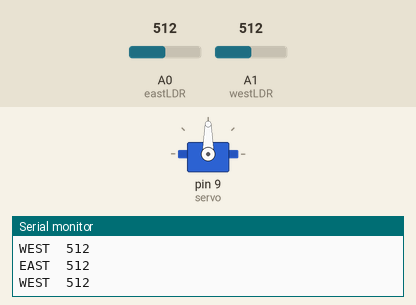
Simulated run of this sketch. Board: Arduino Uno, built with avr-gcc and run on an emulated ATmega328P. Parts: servo, the last lines printed to the serial monitor. The inputs (shaded band) are chosen by the test bench; at power-on: A0 (eastLDR) = 512, A1 (westLDR) = 512.

Above: at 1.2 s.
1.3 s: A0 (eastLDR) set to 540
At 1.88 s:
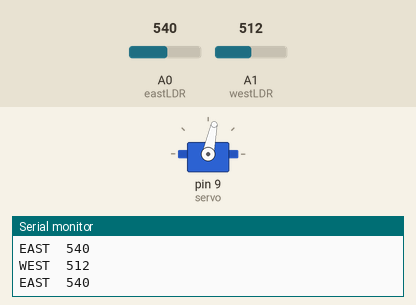
4.3 s: A0 (eastLDR) set to 507
At 4.3 s:
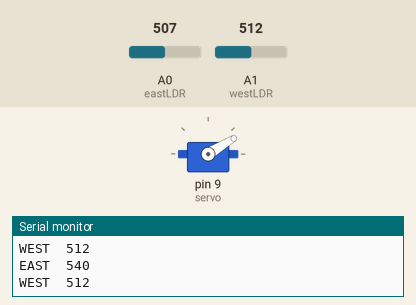
5.8 s: A0 (eastLDR) set to 482
At 6.39 s:
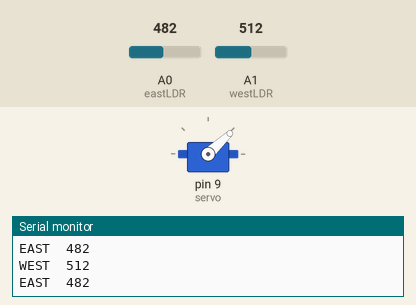
8.8 s: A0 (eastLDR) set to 511
At 8.8 s:
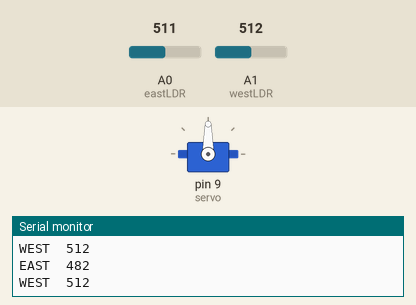
10.3 s: A1 (westLDR) set to 540
At 13.1 s:
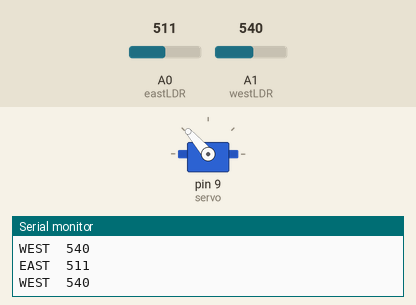
13.3 s: A1 (westLDR) set to 306
At 13.9 s:
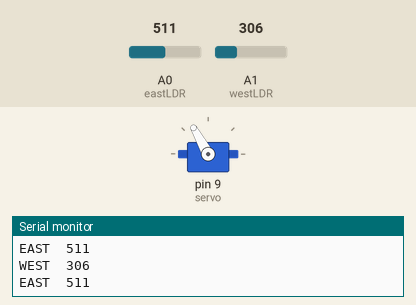
Timing chart, 0 to 17.3 s (numbered marks = the images above; inputs shaded):
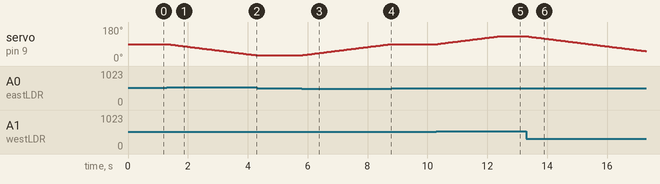

The sketch:

smart_solar_plane.ino
```cpp
#include <Servo.h>
Servo servo ;

int eastLDR = 0;
int westLDR = 1;
int east = 0;
int west = 0;
int error = 0;
int calibration = 600;
int servoposition = 90;

void setup()
{
  servo.attach(9);
  Serial.begin(9600);
}

void loop(){

  east = analogRead(eastLDR);
  west = analogRead(westLDR);
  Serial.print("EAST"); Serial.print("\t");
  Serial.println(east);
  Serial.print("WEST"); Serial.print("\t");
  Serial.println(west);

  if (east > 600 && west > 600)
  {
	  while (servoposition <= 130)
    {
  	servoposition++;
  	servo.write(servoposition);
  	delay(50);
	  }
  }
  error = east - west;
  if (error > 15)
  {
	  if (servoposition >= 30)
	  {
  	servoposition--;
  	servo.write(servoposition);
	  }
  }
  else if (error < -15)
  {
	if (servoposition <= 130)
	  {
  	servoposition++;
  	servo.write(servoposition);
	  }
  }
  delay(50);
}
```

Measured:
- the behaviour switches between 527 and 528 on A0 (eastLDR) (found by bisection; images 0 and 1)
- the behaviour switches between 497 and 496 on A0 (eastLDR) (found by bisection; images 2 and 3)
- the behaviour switches between 526 and 527 on A1 (westLDR) (found by bisection; images 4 and 5)
- after the input at 1.3 s, servo on pin 9 (servo): moves from 90° to 31° over 2.9 s, starting at once
- after the input at 4.3 s, servo on pin 9 (servo): stays 31° (without the input it goes to 30° after 0.01 s)
- after the input at 5.8 s, servo on pin 9 (servo): moves from 31° to 90° over 2.9 s, starting at once
- after the input at 8.8 s, servo on pin 9 (servo): stays 90° (without the input it goes to 91° after 0.03 s)
- after the input at 10.3 s, servo on pin 9 (servo): moves from 90° to 131° over 2.0 s, starting after 0.05 s
- after the input at 13.3 s, servo on pin 9 (servo): moves from 131° to 52° over 4.0 s, starting at once
